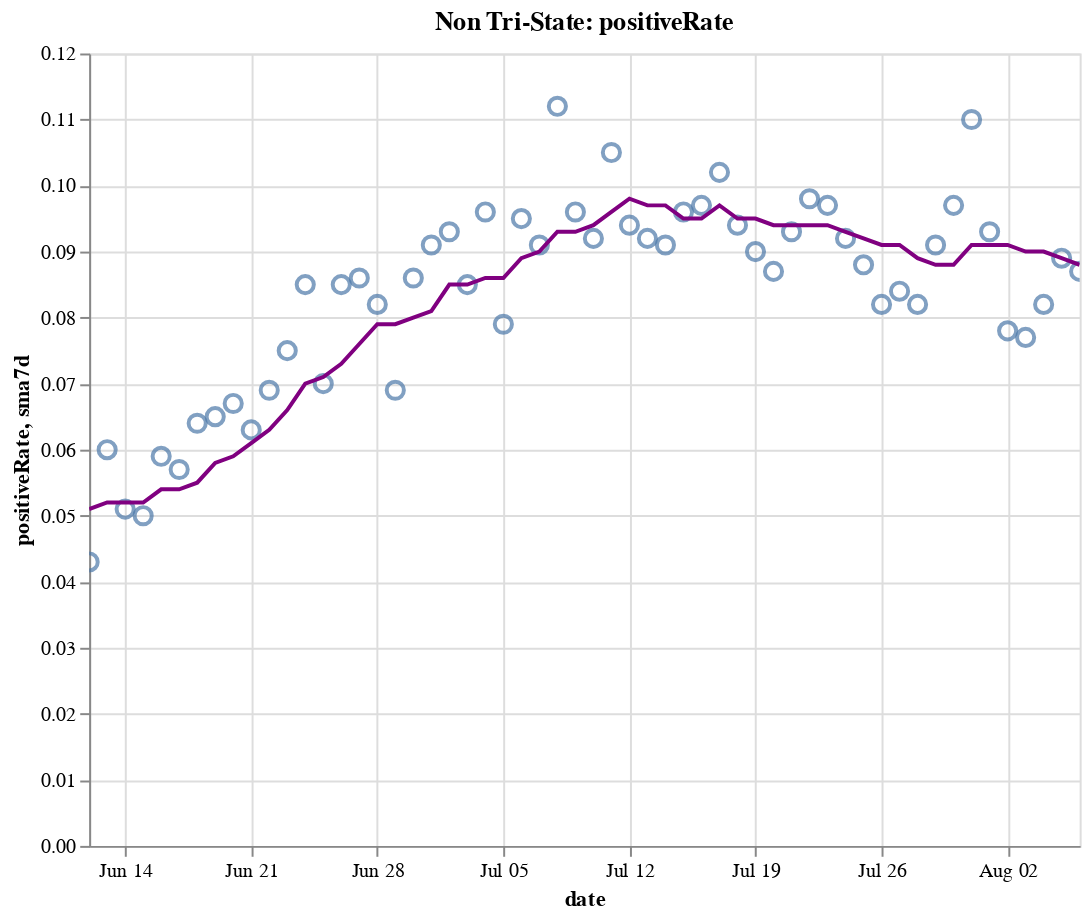

The cell this chart's notebook holds for it:
### Code cell
create_plot(non_tristate, 'positiveRate')

### Figure 1 — Vega-Lite specification as saved in the notebook (floating-point values rounded to 4 significant figures)
{"config": {"view": {"continuousWidth": 400, "continuousHeight": 300}}, "layer": [{"layer": [{"mark": {"type": "point", "size": 75}, "encoding": {"tooltip": [{"type": "temporal", "field": "date"}, {"type": "quantitative", "field": "positiveRate"}, {"type": "quantitative", "field": "sma7d"}], "x": {"type": "temporal", "field": "date"}, "y": {"type": "quantitative", "field": "positiveRate"}}, "selection": {"selector016": {"type": "interval", "bind": "scales", "encodings": ["x", "y"]}}}, {"mark": {"type": "line", "color": "purple"}, "encoding": {"x": {"type": "temporal", "field": "date"}, "y": {"type": "quantitative", "field": "sma7d"}}}]}, {"mark": {"type": "rule", "color": "#aaa"}, "encoding": {"x": {"type": "temporal", "field": "date"}}, "transform": [{"filter": {"selection": "selector015"}}]}, {"mark": "circle", "encoding": {"opacity": {"condition": {"value": 1, "selection": "selector015"}, "value": 0}, "tooltip": [{"type": "temporal", "field": "date"}, {"type": "quantitative", "field": "positiveRate"}, {"type": "quantitative", "field": "sma7d"}], "x": {"type": "temporal", "field": "date"}, "y": {"type": "quantitative", "field": "positiveRate"}}, "selection": {"selector015": {"type": "single", "encodings": ["x"], "on": "mouseover", "nearest": true, "empty": "none"}}}, {"mark": {"type": "text", "align": "left", "dx": 5, "dy": -5, "stroke": "white", "strokeWidth": 2}, "encoding": {"text": {"type": "quantitative", "field": "positiveRate"}, "tooltip": [{"type": "temporal", "field": "date"}, {"type": "quantitative", "field": "positiveRate"}, {"type": "quantitative", "field": "sma7d"}], "x": {"type": "temporal", "field": "date"}, "y": {"type": "quantitative", "field": "positiveRate"}}, "transform": [{"filter": {"selection": "selector015"}}]}, {"mark": {"type": "text", "align": "left", "dx": 5, "dy": -5}, "encoding": {"text": {"type": "quantitative", "field": "positiveRate"}, "tooltip": [{"type": "temporal", "field": "date"}, {"type": "quantitative", "field": "positiveRate"}, {"type": "quantitative", "field": "sma7d"}], "x": {"type": "temporal", "field": "date"}, "y": {"type": "quantitative", "field": "positiveRate"}}, "transform": [{"filter": {"selection": "selector015"}}]}], "data": {"name": "data-983e529dfe32fe1735a13e0e62db2b73"}, "height": 400, "title": "Non Tri-State: positiveRate", "width": 500, "$schema": "https://vega.github.io/schema/vega-lite/v4.8.1.json", "datasets": {"data-983e529dfe32fe1735a13e0e62db2b73": [{"date": "2020-06-12T00:00:00", "totalTestResultsIncrease": 512100.0, "positiveIncrease": 22080.0, "death": 67250.0, "deathIncrease": 660.0, "positiveRate": 0.043, "state": "Non Tri-State", "sma7d": 0.051}, {"date": "2020-06-13T00:00:00", "totalTestResultsIncrease": 397700.0, "positiveIncrease": 23680.0, "death": 67780.0, "deathIncrease": 532.0, "positiveRate": 0.06, "state": "Non Tri-State", "sma7d": 0.052}, {"date": "2020-06-14T00:00:00", "totalTestResultsIncrease": 396300.0, "positiveIncrease": 20310.0, "death": 68060.0, "deathIncrease": 280.0, "positiveRate": 0.051, "state": "Non Tri-State", "sma7d": 0.052}, {"date": "2020-06-15T00:00:00", "totalTestResultsIncrease": 352800.0, "positiveIncrease": 17520.0, "death": 68360.0, "deathIncrease": 298.0, "positiveRate": 0.05, "state": "Non Tri-State", "sma7d": 0.052}, {"date": "2020-06-16T00:00:00", "totalTestResultsIncrease": 381800.0, "positiveIncrease": 22370.0, "death": 69000.0, "deathIncrease": 643.0, "positiveRate": 0.059, "state": "Non Tri-State", "sma7d": 0.054}, {"date": "2020-06-17T00:00:00", "totalTestResultsIncrease": 405300.0, "positiveIncrease": 22950.0, "death": 69700.0, "deathIncrease": 695.0, "positiveRate": 0.057, "state": "Non Tri-State", "sma7d": 0.054}, {"date": "2020-06-18T00:00:00", "totalTestResultsIncrease": 416700.0, "positiveIncrease": 26490.0, "death": 70330.0, "deathIncrease": 634.0, "positiveRate": 0.064, "state": "Non Tri-State", "sma7d": 0.055}, {"date": "2020-06-19T00:00:00", "totalTestResultsIncrease": 460300.0, "positiveIncrease": 29740.0, "death": 70920.0, "deathIncrease": 583.0, "positiveRate": 0.065, "state": "Non Tri-State", "sma7d": 0.058}, {"date": "2020-06-20T00:00:00", "totalTestResultsIncrease": 462100.0, "positiveIncrease": 30780.0, "death": 71480.0, "deathIncrease": 569.0, "positiveRate": 0.067, "state": "Non Tri-State", "sma7d": 0.059}, {"date": "2020-06-21T00:00:00", "totalTestResultsIncrease": 415400.0, "positiveIncrease": 26270.0, "death": 71740.0, "deathIncrease": 255.0, "positiveRate": 0.063, "state": "Non Tri-State", "sma7d": 0.061}, {"date": "2020-06-22T00:00:00", "totalTestResultsIncrease": 381000.0, "positiveIncrease": 26160.0, "death": 71980.0, "deathIncrease": 241.0, "positiveRate": 0.069, "state": "Non Tri-State", "sma7d": 0.063}, {"date": "2020-06-23T00:00:00", "totalTestResultsIncrease": 428400.0, "positiveIncrease": 31990.0, "death": 72590.0, "deathIncrease": 613.0, "positiveRate": 0.075, "state": "Non Tri-State", "sma7d": 0.066}, {"date": "2020-06-24T00:00:00", "totalTestResultsIncrease": 445400.0, "positiveIncrease": 37930.0, "death": 73240.0, "deathIncrease": 652.0, "positiveRate": 0.085, "state": "Non Tri-State", "sma7d": 0.07}, {"date": "2020-06-25T00:00:00", "totalTestResultsIncrease": 540400.0, "positiveIncrease": 37940.0, "death": 73840.0, "deathIncrease": 595.0, "positiveRate": 0.07, "state": "Non Tri-State", "sma7d": 0.071}, {"date": "2020-06-26T00:00:00", "totalTestResultsIncrease": 506600.0, "positiveIncrease": 43160.0, "death": 74410.0, "deathIncrease": 571.0, "positiveRate": 0.085, "state": "Non Tri-State", "sma7d": 0.073}, {"date": "2020-06-27T00:00:00", "totalTestResultsIncrease": 496300.0, "positiveIncrease": 42640.0, "death": 74870.0, "deathIncrease": 455.0, "positiveRate": 0.086, "state": "Non Tri-State", "sma7d": 0.076}, {"date": "2020-06-28T00:00:00", "totalTestResultsIncrease": 495100.0, "positiveIncrease": 40840.0, "death": 75100.0, "deathIncrease": 234.0, "positiveRate": 0.082, "state": "Non Tri-State", "sma7d": 0.079}, {"date": "2020-06-29T00:00:00", "totalTestResultsIncrease": 562800.0, "positiveIncrease": 38640.0, "death": 75400.0, "deathIncrease": 302.0, "positiveRate": 0.069, "state": "Non Tri-State", "sma7d": 0.079}, {"date": "2020-06-30T00:00:00", "totalTestResultsIncrease": 542100.0, "positiveIncrease": 46390.0, "death": 75940.0, "deathIncrease": 538.0, "positiveRate": 0.086, "state": "Non Tri-State", "sma7d": 0.08}, {"date": "2020-07-01T00:00:00", "totalTestResultsIncrease": 544600.0, "positiveIncrease": 49730.0, "death": 76580.0, "deathIncrease": 645.0, "positiveRate": 0.091, "state": "Non Tri-State", "sma7d": 0.081}, {"date": "2020-07-02T00:00:00", "totalTestResultsIncrease": 561100.0, "positiveIncrease": 52450.0, "death": 77240.0, "deathIncrease": 655.0, "positiveRate": 0.093, "state": "Non Tri-State", "sma7d": 0.085}, {"date": "2020-07-03T00:00:00", "totalTestResultsIncrease": 623000.0, "positiveIncrease": 52850.0, "death": 77760.0, "deathIncrease": 523.0, "positiveRate": 0.085, "state": "Non Tri-State", "sma7d": 0.085}, {"date": "2020-07-04T00:00:00", "totalTestResultsIncrease": 556800.0, "positiveIncrease": 53720.0, "death": 78030.0, "deathIncrease": 270.0, "positiveRate": 0.096, "state": "Non Tri-State", "sma7d": 0.086}, {"date": "2020-07-05T00:00:00", "totalTestResultsIncrease": 567400.0, "positiveIncrease": 44890.0, "death": 78210.0, "deathIncrease": 179.0, "positiveRate": 0.079, "state": "Non Tri-State", "sma7d": 0.086}, {"date": "2020-07-06T00:00:00", "totalTestResultsIncrease": 426400.0, "positiveIncrease": 40610.0, "death": 78420.0, "deathIncrease": 212.0, "positiveRate": 0.095, "state": "Non Tri-State", "sma7d": 0.089}, {"date": "2020-07-07T00:00:00", "totalTestResultsIncrease": 559800.0, "positiveIncrease": 50850.0, "death": 79280.0, "deathIncrease": 859.0, "positiveRate": 0.091, "state": "Non Tri-State", "sma7d": 0.09}, {"date": "2020-07-08T00:00:00", "totalTestResultsIncrease": 545600.0, "positiveIncrease": 61220.0, "death": 80010.0, "deathIncrease": 730.0, "positiveRate": 0.112, "state": "Non Tri-State", "sma7d": 0.093}, {"date": "2020-07-09T00:00:00", "totalTestResultsIncrease": 603500.0, "positiveIncrease": 57950.0, "death": 80840.0, "deathIncrease": 822.0, "positiveRate": 0.096, "state": "Non Tri-State", "sma7d": 0.093}, {"date": "2020-07-10T00:00:00", "totalTestResultsIncrease": 713500.0, "positiveIncrease": 65390.0, "death": 81650.0, "deathIncrease": 814.0, "positiveRate": 0.092, "state": "Non Tri-State", "sma7d": 0.094}, {"date": "2020-07-11T00:00:00", "totalTestResultsIncrease": 591200.0, "positiveIncrease": 61950.0, "death": 82350.0, "deathIncrease": 705.0, "positiveRate": 0.105, "state": "Non Tri-State", "sma7d": 0.096}, {"date": "2020-07-12T00:00:00", "totalTestResultsIncrease": 640600.0, "positiveIncrease": 59960.0, "death": 82810.0, "deathIncrease": 455.0, "positiveRate": 0.094, "state": "Non Tri-State", "sma7d": 0.098}, {"date": "2020-07-13T00:00:00", "totalTestResultsIncrease": 624500.0, "positiveIncrease": 57460.0, "death": 83080.0, "deathIncrease": 275.0, "positiveRate": 0.092, "state": "Non Tri-State", "sma7d": 0.097}, {"date": "2020-07-14T00:00:00", "totalTestResultsIncrease": 676900.0, "positiveIncrease": 61550.0, "death": 83790.0, "deathIncrease": 708.0, "positiveRate": 0.091, "state": "Non Tri-State", "sma7d": 0.097}, {"date": "2020-07-15T00:00:00", "totalTestResultsIncrease": 665700.0, "positiveIncrease": 64080.0, "death": 84610.0, "deathIncrease": 816.0, "positiveRate": 0.096, "state": "Non Tri-State", "sma7d": 0.095}, {"date": "2020-07-16T00:00:00", "totalTestResultsIncrease": 722900.0, "positiveIncrease": 69850.0, "death": 85500.0, "deathIncrease": 896.0, "positiveRate": 0.097, "state": "Non Tri-State", "sma7d": 0.095}, {"date": "2020-07-17T00:00:00", "totalTestResultsIncrease": 750100.0, "positiveIncrease": 76260.0, "death": 86420.0, "deathIncrease": 915.0, "positiveRate": 0.102, "state": "Non Tri-State", "sma7d": 0.097}, {"date": "2020-07-18T00:00:00", "totalTestResultsIncrease": 679400.0, "positiveIncrease": 64160.0, "death": 87260.0, "deathIncrease": 846.0, "positiveRate": 0.094, "state": "Non Tri-State", "sma7d": 0.095}, {"date": "2020-07-19T00:00:00", "totalTestResultsIncrease": 715500.0, "positiveIncrease": 64410.0, "death": 87770.0, "deathIncrease": 506.0, "positiveRate": 0.09, "state": "Non Tri-State", "sma7d": 0.095}, {"date": "2020-07-20T00:00:00", "totalTestResultsIncrease": 644300.0, "positiveIncrease": 56110.0, "death": 88110.0, "deathIncrease": 335.0, "positiveRate": 0.087, "state": "Non Tri-State", "sma7d": 0.094}, {"date": "2020-07-21T00:00:00", "totalTestResultsIncrease": 669000.0, "positiveIncrease": 62450.0, "death": 89120.0, "deathIncrease": 1014.0, "positiveRate": 0.093, "state": "Non Tri-State", "sma7d": 0.094}, {"date": "2020-07-22T00:00:00", "totalTestResultsIncrease": 693300.0, "positiveIncrease": 67930.0, "death": 90260.0, "deathIncrease": 1137.0, "positiveRate": 0.098, "state": "Non Tri-State", "sma7d": 0.094}, {"date": "2020-07-23T00:00:00", "totalTestResultsIncrease": 722500.0, "positiveIncrease": 69960.0, "death": 91260.0, "deathIncrease": 999.0, "positiveRate": 0.097, "state": "Non Tri-State", "sma7d": 0.094}, {"date": "2020-07-24T00:00:00", "totalTestResultsIncrease": 800100.0, "positiveIncrease": 73440.0, "death": 92390.0, "deathIncrease": 1131.0, "positiveRate": 0.092, "state": "Non Tri-State", "sma7d": 0.093}, {"date": "2020-07-25T00:00:00", "totalTestResultsIncrease": 725600.0, "positiveIncrease": 64150.0, "death": 93400.0, "deathIncrease": 1013.0, "positiveRate": 0.088, "state": "Non Tri-State", "sma7d": 0.092}, {"date": "2020-07-26T00:00:00", "totalTestResultsIncrease": 737100.0, "positiveIncrease": 60670.0, "death": 93940.0, "deathIncrease": 544.0, "positiveRate": 0.082, "state": "Non Tri-State", "sma7d": 0.091}, {"date": "2020-07-27T00:00:00", "totalTestResultsIncrease": 641000.0, "positiveIncrease": 53870.0, "death": 94970.0, "deathIncrease": 1026.0, "positiveRate": 0.084, "state": "Non Tri-State", "sma7d": 0.091}, {"date": "2020-07-28T00:00:00", "totalTestResultsIncrease": 670000.0, "positiveIncrease": 55120.0, "death": 96060.0, "deathIncrease": 1086.0, "positiveRate": 0.082, "state": "Non Tri-State", "sma7d": 0.089}, {"date": "2020-07-29T00:00:00", "totalTestResultsIncrease": 719600.0, "positiveIncrease": 65320.0, "death": 97520.0, "deathIncrease": 1466.0, "positiveRate": 0.091, "state": "Non Tri-State", "sma7d": 0.088}, {"date": "2020-07-30T00:00:00", "totalTestResultsIncrease": 702500.0, "positiveIncrease": 68360.0, "death": 98750.0, "deathIncrease": 1229.0, "positiveRate": 0.097, "state": "Non Tri-State", "sma7d": 0.088}, {"date": "2020-07-31T00:00:00", "totalTestResultsIncrease": 605100.0, "positiveIncrease": 66280.0, "death": 100000.0, "deathIncrease": 1295.0, "positiveRate": 0.11, "state": "Non Tri-State", "sma7d": 0.091}, {"date": "2020-08-01T00:00:00", "totalTestResultsIncrease": 642900.0, "positiveIncrease": 59570.0, "death": 101200.0, "deathIncrease": 1164.0, "positiveRate": 0.093, "state": "Non Tri-State", "sma7d": 0.091}, {"date": "2020-08-02T00:00:00", "totalTestResultsIncrease": 605000.0, "positiveIncrease": 47410.0, "death": 101700.0, "deathIncrease": 486.0, "positiveRate": 0.078, "state": "Non Tri-State", "sma7d": 0.091}, {"date": "2020-08-03T00:00:00", "totalTestResultsIncrease": 626000.0, "positiveIncrease": 48500.0, "death": 102200.0, "deathIncrease": 502.0, "positiveRate": 0.077, "state": "Non Tri-State", "sma7d": 0.09}, {"date": "2020-08-04T00:00:00", "totalTestResultsIncrease": 617100.0, "positiveIncrease": 50420.0, "death": 103400.0, "deathIncrease": 1162.0, "positiveRate": 0.082, "state": "Non Tri-State", "sma7d": 0.09}, {"date": "2020-08-05T00:00:00", "totalTestResultsIncrease": 574900.0, "positiveIncrease": 51160.0, "death": 104800.0, "deathIncrease": 1414.0, "positiveRate": 0.089, "state": "Non Tri-State", "sma7d": 0.089}, {"date": "2020-08-06T00:00:00", "totalTestResultsIncrease": 607100.0, "positiveIncrease": 53090.0, "death": 106000.0, "deathIncrease": 1238.0, "positiveRate": 0.087, "state": "Non Tri-State", "sma7d": 0.088}]}}
